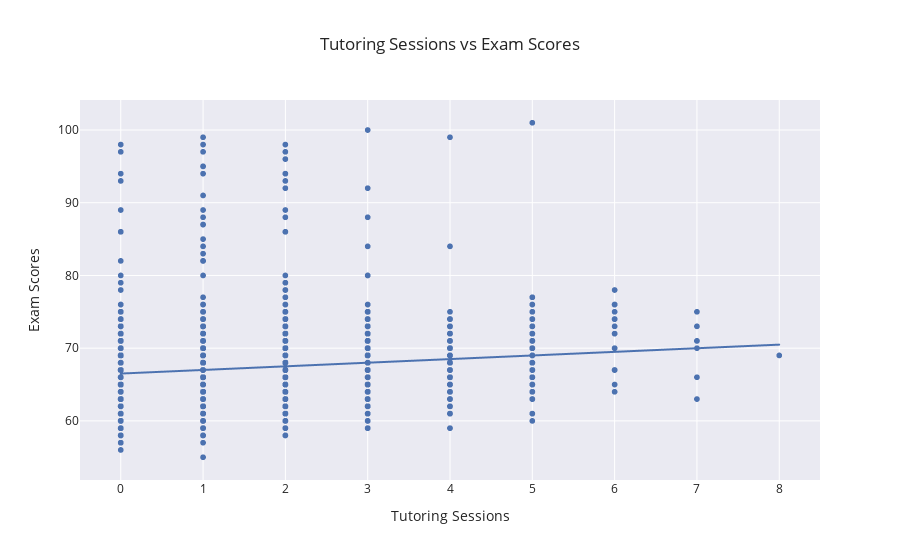

The cell this chart's notebook holds for it:
### Code cell
#comparison of tutoring sessions and exam scores
tutoring_to_scores = px.scatter(data, x='Tutoring_Sessions', y='Exam_Score', title='Tutoring Sessions vs Exam Scores', labels={'Tutoring_Sessions': 'Tutoring Sessions', 'Exam_Score': 'Exam Scores'},trendline="ols", template='seaborn')
tutoring_to_scores.show()

### Figure 1 — Plotly figure (JSON) as saved in the notebook; plotly's stock layout.template omitted (floating-point values rounded to 4 significant figures; data arrays with more than 128 entries replaced by an {"elided": "..."} marker saying what was removed)
{"data": [{"hovertemplate": "Tutoring Sessions=%{x}<br>Exam Scores=%{y}<extra></extra>", "legendgroup": "", "marker": {"color": "rgb(76,114,176)", "symbol": "circle"}, "mode": "markers", "name": "", "showlegend": false, "type": "scattergl", "x": {"elided": "6378 int values"}, "xaxis": "x", "y": {"elided": "6378 int values"}, "yaxis": "y"}, {"hovertemplate": "<b>OLS trendline</b><br>Exam_Score = 0.497465 * Tutoring_Sessions + 66.5083<br>R<sup>2</sup>=0.024595<br><br>Tutoring Sessions=%{x}<br>Exam Scores=%{y} <b>(trend)</b><extra></extra>", "legendgroup": "", "marker": {"color": "rgb(76,114,176)", "symbol": "circle"}, "mode": "lines", "name": "", "showlegend": false, "type": "scattergl", "x": {"elided": "6378 int values"}, "xaxis": "x", "y": {"elided": "6378 float values"}, "yaxis": "y"}], "layout": {"legend": {"tracegroupgap": 0}, "title": {"text": "Tutoring Sessions vs Exam Scores"}, "xaxis": {"anchor": "y", "domain": [0, 1], "title": {"text": "Tutoring Sessions"}}, "yaxis": {"anchor": "x", "domain": [0, 1], "title": {"text": "Exam Scores"}}}}
